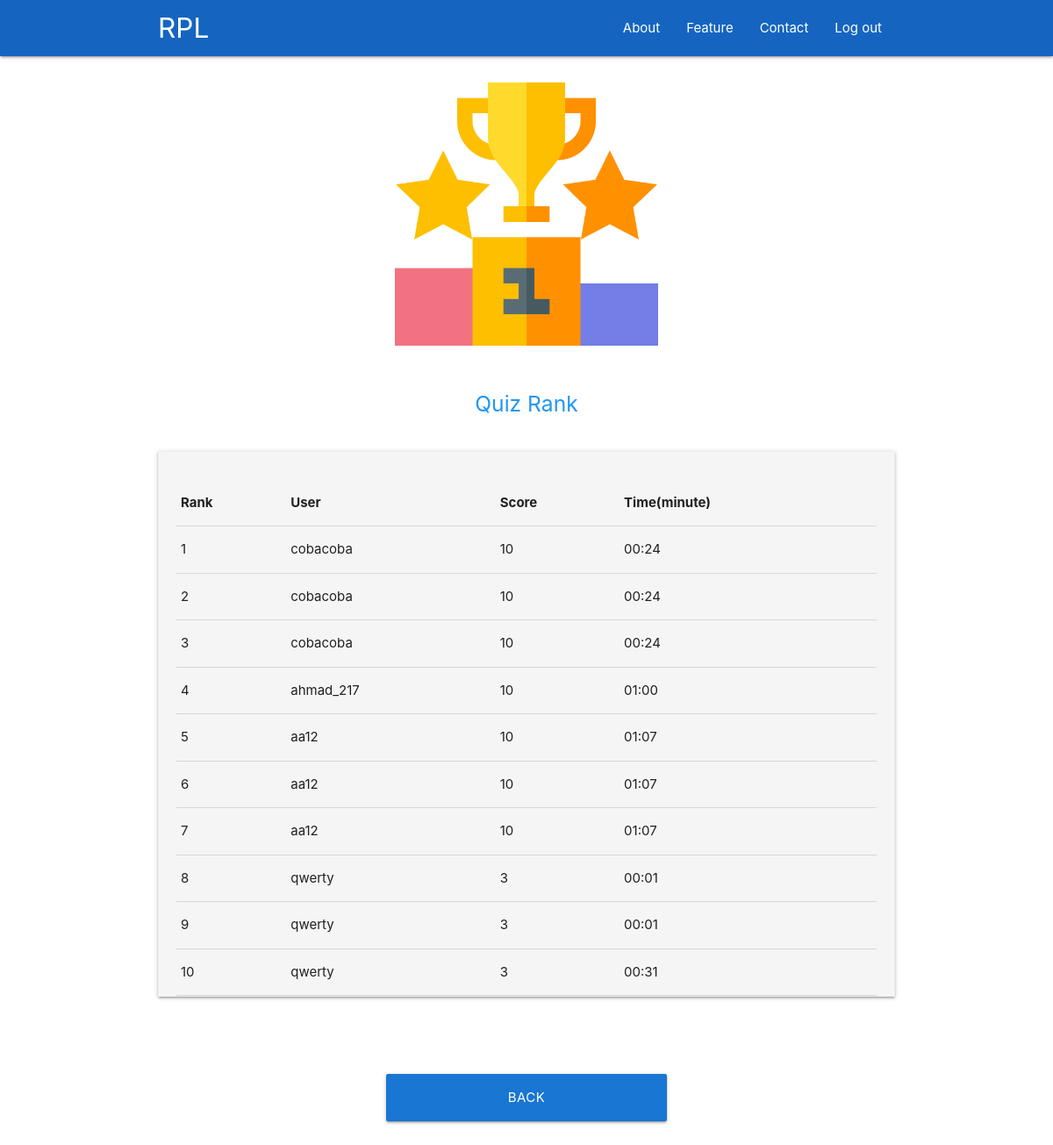
The page /rank.php (signed in) on the database its author committed.
### tables this page shows
CREATE TABLE `t_ranking` (
  `id_rank` int(11) NOT NULL,
  `user` varchar(255) NOT NULL,
  `nilai` int(255) NOT NULL,
  `waktu` int(255) NOT NULL
);

### application/functions/app.php (called while the page is built, shortened)
<?php
function result($query){
    global $link;
    if ($result = mysqli_query($link, $query) or die($query)){
        return $result;
    }
}
function getRank(){
    $query = "SELECT user, nilai, waktu FROM t_ranking ORDER BY nilai DESC, waktu ASC LIMIT 0,10";
    return result($query);
}
?>

### pages/rank.php (the view, shortened to what this page needs)
      <div class="section"></div>
      <main>
        <center>
          <img class="responsive-img" style="width: 300px;" src="style/img/ranking.png" />
          <div class="section"></div>
          <h5 class="blue-text darken-2 blue-text">Quiz Rank</h5>
          <div class="section"></div>
          <div class="container">
            <div class="z-depth-1 grey lighten-4 row" style="padding: 32px 20px 0px 20px; border: 1px solid #EEE;">
                <table class="highlight">
                    <thead>
                      <tr>
                          <th>Rank</th>
                          <th>User</th>
                          <th>Score</th>
                          <th>Time(minute)</th>
                      </tr>
                    </thead>
<?php
            $datarank = getRank();
            $no = 1;
            while($rank = mysqli_fetch_assoc($datarank)){
                $detik = round($rank['waktu']);
                $waktu = sprintf('%02d:%02d', ($detik/ 60 % 60), $detik% 60);
                echo '
                    <tbody>
                      <tr>
                        <td name="nomer">'.$no.'</td>
                        <td>'.$rank['user'].'</td>
                        <td>'.$rank['nilai'].'</td>
                        <td>'.$waktu.'</td>
                      </tr>';
                $no++;
            }
?>
                    </tbody>
                  </table>
            </div>
          </div>
        </center>
        <div class='row' style="width: 320px;">
          <br>
          <br>
          <br>
            <a name='btn_login' style="width: 320px;" class='col s12 btn btn-large waves-effect blue darken-2' href="index.php"><p class="white-text darken-2 black-text" style="display:inline;" >Back</p></a>
        </div>
        <div class="section"></div>
      </main>
    </body>
    </html>

### rows shown on the page
t_ranking: user "cobacoba", nilai "10", waktu "00:24"
t_ranking: user "cobacoba", nilai "10", waktu "00:24"
t_ranking: user "cobacoba", nilai "10", waktu "00:24"
t_ranking: user "ahmad_217", nilai "10", waktu "01:00"
t_ranking: user "aa12", nilai "10", waktu "01:07"
t_ranking: user "aa12", nilai "10", waktu "01:07"
t_ranking: user "aa12", nilai "10", waktu "01:07"
t_ranking: user "qwerty", nilai "3", waktu "00:01"
t_ranking: user "qwerty", nilai "3", waktu "00:01"
t_ranking: user "qwerty", nilai "3", waktu "00:31"
